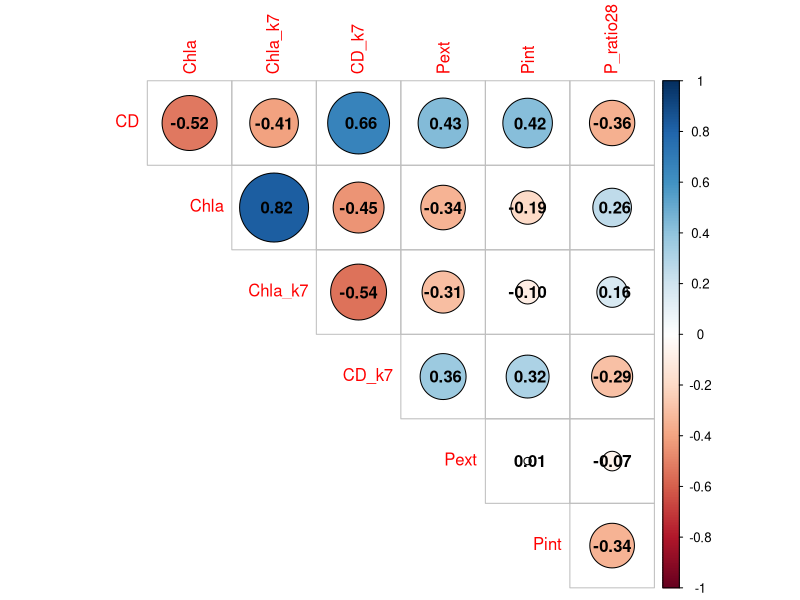
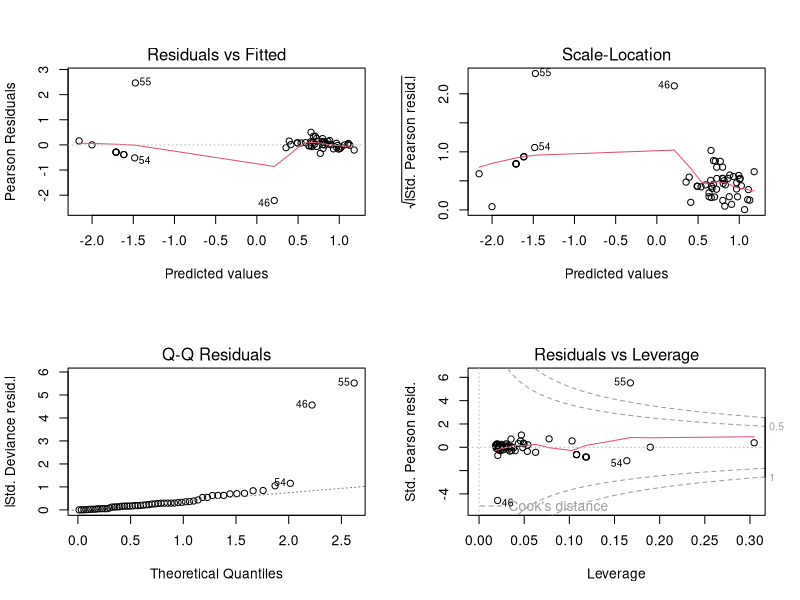
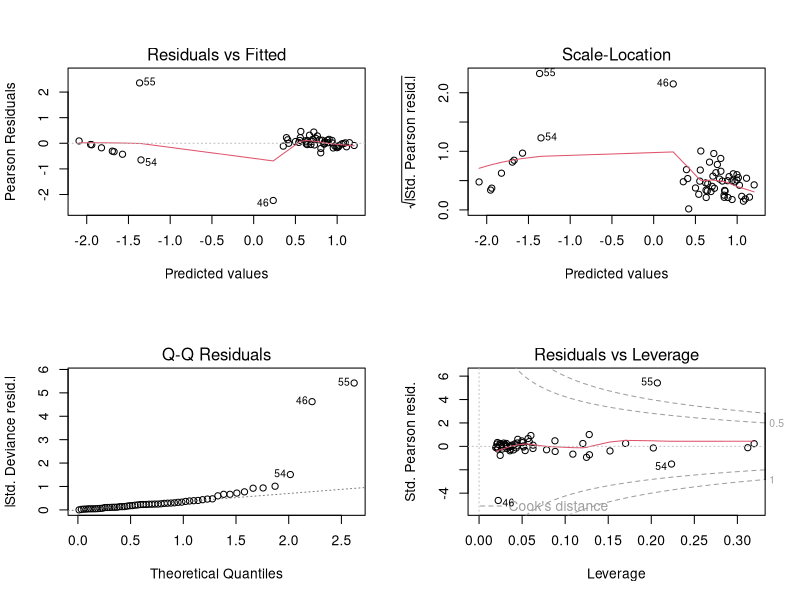

Reproduce these figures in R, in order. (Note: this script raises an error after producing the figures.)
## ---- chunk 1
library(dplyr) #needed for reshaping/reformating data
library(corrplot) #needed for correlation matrix plot
## ---- chunk 2
Me_all_interp<- read.csv(file="Cleaned_data/Impact_model_input_data.csv")
## ---- chunk 3
cor<- Me_all_interp %>% #select fields with responses, include columns with predictors
  select(Chla_ugL_interp, CD_cellsmL_interp, #Chla and CD
         Chla_ugL_interp_k7,CD_cellsmL_interp_k7, #Chla_t-k and CD_t-k
         ExtP_kgday_interp_k28, #P_ext,t-k
         IntP_kgday_interp_k28, #P_int,t-k
         HE_ratio_interp_k28 #P_hypo:P_epi, t-k
         ) %>%
  mutate(#shorten names and remove duplicate fields
    CD=CD_cellsmL_interp, CD_cellsmL_interp=NULL,
    Chla=Chla_ugL_interp,Chla_ugL_interp=NULL,
    Chla_k7=Chla_ugL_interp_k7, Chla_ugL_interp_k7=NULL,
    CD_k7=CD_cellsmL_interp_k7,CD_cellsmL_interp_k7=NULL,
    Pext=ExtP_kgday_interp_k28, ExtP_kgday_interp_k28=NULL,
    Pint=IntP_kgday_interp_k28, IntP_kgday_interp_k28=NULL,
    P_ratio28=HE_ratio_interp_k28,HE_ratio_interp_k28=NULL) %>%
  na.omit() #remove NAs

M=cor(cor, method="pearson") #perform correlation using Kendall tau method
corrplot(M, #plot cor matrix
         diag=FALSE, #remove diagonal that shows corr of vars with themselves
         outline=TRUE, #add outline around shapes to see
         sig.level=c(0.001, 0.01, 0.05), insig='blank', #add signif stars
         addCoef.col='black', #add corr values in black
         type='upper') #only show upper half of matrix
## ---- chunk 4
regka_Chla<- glm(formula=log10(Chla_ugL_interp) ~ #Chla_t
              log10(Chla_ugL_interp_k7) + #Chl-a_t-k
                log10(ExtP_kgday_interp_k28), #P_ext,t-k
              data=Me_all_interp) #data frame
summary(regka_Chla)#prints the glm output
aov(regka_Chla)#prints the sum of squares for the regression and residuals
layout(matrix(c(1,2,3,4),2,2)) #layout 4 graphs/page
plot(regka_Chla) #prints diagnostic graphs for regression
par(mfrow=c(1,1))
## ---- chunk 5
regkb_Chla<- glm(formula=log10(Chla_ugL_interp) ~ #Chla_t
              log10(Chla_ugL_interp_k7) + #Chla_t-k
                log10(ExtP_kgday_interp_k28) + #P_ext,t-k
                IntP_kgday_interp_k28, #P_int,t-k
              data=Me_all_interp) #data frame
summary(regkb_Chla)#prints the glm output
aov(regkb_Chla)#prints the sum of squares for the regression and residuals
layout(matrix(c(1,2,3,4),2,2)) # optional 4 graphs/page
plot(regkb_Chla) #prints diagnostic graphs for regression
par(mfrow=c(1,1))
## ---- chunk 6
regkc_Chla<- glm(formula=log10(Chla_ugL_interp) ~ #Chla_t
              log10(Chla_ugL_interp_k7) + #Chla_t-k
               log10(ExtP_kgday_interp_k28) + #P_ext,t-k
                log10(HE_ratio_interp_k21), #P_hypo:P_epiP,t-k
              data=Me_all_interp) #data frame
summary(regkc_Chla)#prints the glm output
aov(regkc_Chla)#prints the sum of squares for the regression and residuals
layout(matrix(c(1,2,3,4),2,2)) # optional 4 graphs/page
plot(regkc_Chla) #prints diagnostic graphs for regression
par(mfrow=c(1,1))
## ---- chunk 7
regka_CD<- glm(formula=log10(CD_cellsmL_interp) ~ #CD_t
              log10(CD_cellsmL_interp_k7) + #CD_t-k
                log10(ExtP_kgday_interp_k28), #P_ext,t-k
              data=Me_all_interp) #data frame
summary(regka_CD)#prints the glm output
aov(regka_CD)#prints the sum of squares for the regression and residuals
layout(matrix(c(1,2,3,4),2,2)) #layout 4 graphs/page
plot(regka_CD) #prints diagnostic graphs for regression
par(mfrow=c(1,1))
## ---- chunk 8
regkb_CD<- glm(formula=log10(CD_cellsmL_interp) ~ #CD_t
              log10(CD_cellsmL_interp_k7) + #CD_t-k
                log10(ExtP_kgday_interp_k28) + #P_ext,t-k
                IntP_kgday_interp_k28, #P_int,t-k
              data=Me_all_interp) #data frame
summary(regkb_CD)#prints the glm output
aov(regkb_CD)#prints the sum of squares for the regression and residuals
layout(matrix(c(1,2,3,4),2,2)) # optional 4 graphs/page
plot(regkb_CD) #prints diagnostic graphs for regression
par(mfrow=c(1,1))
## ---- chunk 9
regkc_CD<- glm(formula=log10(CD_cellsmL_interp) ~ #CD_t
              log10(CD_cellsmL_interp_k7) + #CD_t-k
                log10(ExtP_kgday_interp_k28) + #P_ext,t-k
                log10(HE_ratio_interp_k28), #P_hypo:P_epiP,t-k
              data=Me_all_interp) #data frame
summary(regkc_CD)#prints the glm output
aov(regkc_CD)#prints the sum of squares for the regression and residuals
layout(matrix(c(1,2,3,4),2,2)) # optional 4 graphs/page
plot(regkc_CD) #prints diagnostic graphs for regression
par(mfrow=c(1,1))
## ---- chunk 10
YRregk_Chla_2013<- aov(formula=log10(Chla_ugL_interp) ~ #Chla_t
              log10(Chla_ugL_interp_k7) + #Chla_t-k
                log10(ExtP_kgday_interp_k28) + #P_ext,t-k
                IntP_kgday_interp_k28, #P_int,t-k
              data=subset(Me_all_interp, Yr==2013)) #subset data by year
SS_2013<- summary(YRregk_Chla_2013)#prints the sum of squares for the regression 
impact2013<- data.frame(SS_2013[[1]])[,2,drop=FALSE] #pulls out the SS as table

YRregk_Chla_2014<- aov(formula=log10(Chla_ugL_interp) ~ #Chla_t
              log10(Chla_ugL_interp_k7) + #Chla_t-k
                log10(ExtP_kgday_interp_k28) + #P_ext,t-k
                IntP_kgday_interp_k28, #P_int,t-k
              data=subset(Me_all_interp, Yr==2014)) #subset data by year
SS_2014<- summary(YRregk_Chla_2014)#prints the sum of squares for the regression 
impact2014<- data.frame(SS_2014[[1]])[,2,drop=FALSE] #pulls out the SS as table

YRregk_Chla_2015<- aov(formula=log10(Chla_ugL_interp) ~ #Chla_t
              log10(Chla_ugL_interp_k7) + #Chla_t-k
                log10(ExtP_kgday_interp_k28) + #P_ext,t-k
                IntP_kgday_interp_k28, #P_int,t-k
              data=subset(Me_all_interp, Yr==2015)) #subset data by year
SS_2015<- summary(YRregk_Chla_2015)#prints the sum of squares for the regression 
impact2015<- data.frame(SS_2015[[1]])[,2,drop=FALSE] #pulls out the SS as table

YRregk_Chla_2016<- aov(formula=log10(Chla_ugL_interp) ~ #Chla_t
              log10(Chla_ugL_interp_k7) + #Chla_t-k
                log10(ExtP_kgday_interp_k28) + #P_ext,t-k
                IntP_kgday_interp_k28, #P_int,t-k
              data=subset(Me_all_interp, Yr==2016)) #subset data by year
SS_2016<- summary(YRregk_Chla_2016)#prints the sum of squares for the regression 
impact2016<- data.frame(SS_2016[[1]])[,2,drop=FALSE] #pulls out the SS as table

YRregk_Chla_2017<- aov(formula=log10(Chla_ugL_interp) ~ #Chla_t
              log10(Chla_ugL_interp_k7) + #Chla_t-k
                log10(ExtP_kgday_interp_k28) + #P_ext,t-k
                IntP_kgday_interp_k28, #P_int,t-k
              data=subset(Me_all_interp, Yr==2017)) #subset data by year
SS_2017<- summary(YRregk_Chla_2017)#prints the sum of squares for the regression 
impact2017<- data.frame(SS_2017[[1]])[,2,drop=FALSE] #pulls out the SS as table

YRregk_Chla_2018<- aov(formula=log10(Chla_ugL_interp) ~ #Chla_t
              log10(Chla_ugL_interp_k7) + #Chla_t-k
                log10(ExtP_kgday_interp_k28) + #P_ext,t-k
                IntP_kgday_interp_k28, #P_int,t-k
              data=subset(Me_all_interp, Yr==2018)) #subset data by year
SS_2018<- summary(YRregk_Chla_2018)#prints the sum of squares for the regression 
impact2018<- data.frame(SS_2018[[1]])[,2,drop=FALSE] #pulls out the SS as table

Model_output_Chla<- cbind(impact2013, impact2014, impact2015, impact2016, 
                          impact2017, impact2018) #combines all tables together
colnames(Model_output_Chla)<- c("2013", "2014", "2015", "2016", "2017", "2018")
# renames columns with year for sum squares
write.csv(Model_output_Chla, file="Cleaned_data/Impact_model_output_Chla.csv")
## ---- chunk 11
YRregk_CD_2013<- aov(formula=log10(CD_cellsmL_interp) ~ #CD_t
              log10(CD_cellsmL_interp_k7) + #CD_t-k
                log10(ExtP_kgday_interp_k28) + #P_ext,t-k
                IntP_kgday_interp_k28, #P_int,t-k
              data=subset(Me_all_interp, Yr==2013) #subset data by year
            )
SS_2013<- summary(YRregk_CD_2013)#prints the sum of squares for the regression 
impact2013<- data.frame(SS_2013[[1]])[,2,drop=FALSE] #pulls out the SS as table

YRregk_CD_2014<- aov(formula=log10(CD_cellsmL_interp) ~ #CD_t
              log10(CD_cellsmL_interp_k7) + #CD_t-k
                log10(ExtP_kgday_interp_k28) + #P_ext,t-k
                IntP_kgday_interp_k28, #P_int,t-k
              data=subset(Me_all_interp, Yr==2014) #subset data by year
            )
SS_2014<- summary(YRregk_CD_2014)#prints the sum of squares for the regression 
impact2014<- data.frame(SS_2014[[1]])[,2,drop=FALSE] #pulls out the SS as table

YRregk_CD_2015<- aov(formula=log10(CD_cellsmL_interp) ~ #CD_t
              log10(CD_cellsmL_interp_k7) + #CD_t-k
                log10(ExtP_kgday_interp_k28) + #P_ext,t-k
                IntP_kgday_interp_k28, #P_int,t-k
              data=subset(Me_all_interp, Yr==2015) #subset data by year
            )
SS_2015<- summary(YRregk_CD_2015)#prints the sum of squares for the regression 
impact2015<- data.frame(SS_2015[[1]])[,2,drop=FALSE] #pulls out the SS as table

YRregk_CD_2016<- aov(formula=log10(CD_cellsmL_interp) ~ #CD_t
              log10(CD_cellsmL_interp_k7) + #CD_t-k
                log10(ExtP_kgday_interp_k28) + #P_ext,t-k
                IntP_kgday_interp_k28, #P_int,t-k
              data=subset(Me_all_interp, Yr==2016) #subset data by year
            )
SS_2016<- summary(YRregk_CD_2016)#prints the sum of squares for the regression 
impact2016<- data.frame(SS_2016[[1]])[,2,drop=FALSE] #pulls out the SS as table

YRregk_CD_2017<- aov(formula=log10(CD_cellsmL_interp) ~ #CD_t
              log10(CD_cellsmL_interp_k7) + #CD_t-k
                log10(ExtP_kgday_interp_k28) + #P_ext,t-k
                IntP_kgday_interp_k28, #P_int,t-k
              data=subset(Me_all_interp, Yr==2017) #subset data by year
            )
SS_2017<- summary(YRregk_CD_2017)#prints the sum of squares for the regression 
impact2017<- data.frame(SS_2017[[1]])[,2,drop=FALSE] #pulls out the SS as table

YRregk_CD_2018<- aov(formula=log10(CD_cellsmL_interp) ~ #CD_t
              log10(CD_cellsmL_interp_k7) + #CD_t-k
                log10(ExtP_kgday_interp_k28) + #P_ext,t-k
                IntP_kgday_interp_k28, #P_int,t-k
              data=subset(Me_all_interp, Yr==2018) #subset data by year
            )
SS_2018<- summary(YRregk_CD_2018)#prints the sum of squares for the regression 
impact2018<- data.frame(SS_2018[[1]])[,2,drop=FALSE] #pulls out the SS as table

Model_output_CD<- cbind(impact2013, impact2014, impact2015, impact2016, 
                          impact2017, impact2018) #combines all tables together
colnames(Model_output_CD)<- c("2013", "2014", "2015", "2016", "2017", "2018")
# renames columns with year for sum squares
write.csv(Model_output_CD, file="Cleaned_data/Impact_model_output_Chla.csv")
